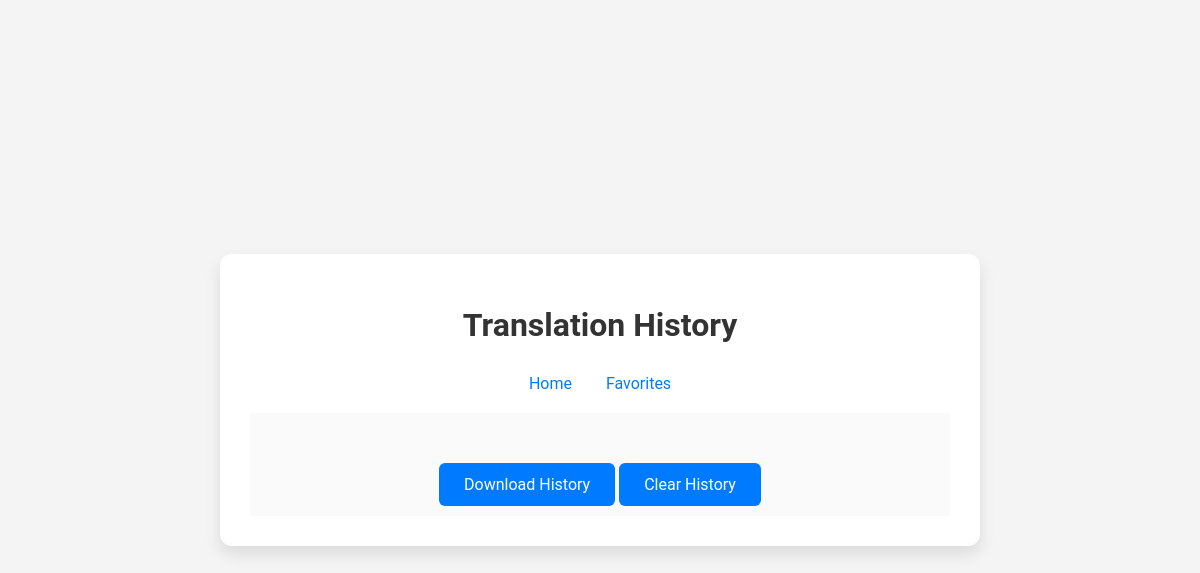
The app's page /history (signed in), older data.
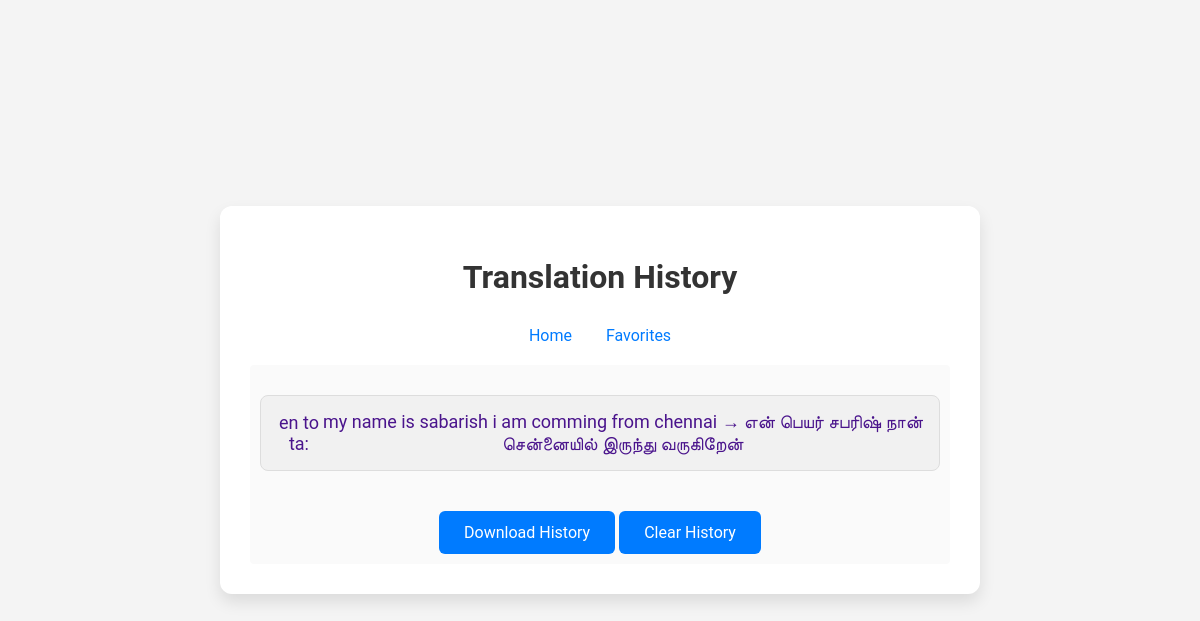
The same page, newer data.
### app.py (models this page shows)
class History(db.Model):
    id = db.Column(db.Integer, primary_key=True)
    text = db.Column(db.Text, nullable=False)
    translation = db.Column(db.Text, nullable=False)
    src = db.Column(db.String(50), nullable=False)
    dest = db.Column(db.String(50), nullable=False)
    user_id = db.Column(db.Integer, db.ForeignKey('user.id'), nullable=False)

### app.py (the view)
@app.route('/history')
@login_required
def show_history():
    user = User.query.filter_by(username=session['username']).first()
    return render_template('history.html', history=user.history)

### app.py (called while the page is built)
def login_required(f):
    @wraps(f)
    def decorated_function(*args, **kwargs):
        if 'username' not in session:
            return redirect(url_for('login'))
        return f(*args, **kwargs)
    return decorated_function

### templates/history.html (shortened to what this page needs)
<!DOCTYPE html>
<html lang="en">
<head>
    <link rel="stylesheet" href="{{ url_for('static', filename='styles.css') }}">
</head>
<body>
    <div class="container">
        <h1>Translation History</h1>
        <nav>
            <a href="{{ url_for('index') }}">Home</a>
            <a href="{{ url_for('show_favorites') }}">Favorites</a>
        </nav>
        <div class="history">
            <ul>
                {% for item in history %}
                <li>
                    <span>{{ item.src }} to {{ item.dest }}:</span>
                    <span>{{ item.text }} &rarr; {{ item.translation }}</span>
                </li>
                {% endfor %}
            </ul>
            <a href="{{ url_for('download_history') }}" class="button">Download History</a>
            <a href="{{ url_for('clear_history') }}" class="button">Clear History</a>
        </div>
    </div>
</body>
</html>

Row changes from the older to the newer data that the page shows:
added History: src "en", dest "ta", text "my name is sabarish i am comming from chennai", translation "என் பெயர் சபரிஷ் நான் சென்னையில் இருந்து வருகிறேன்"
